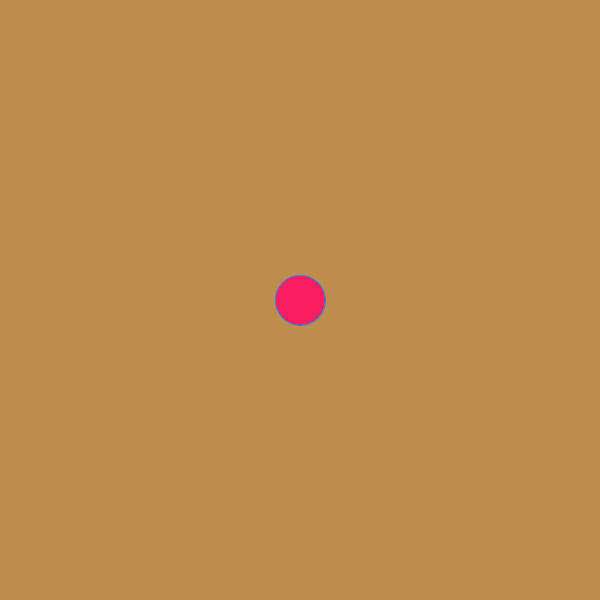
Frame 1 (no input)
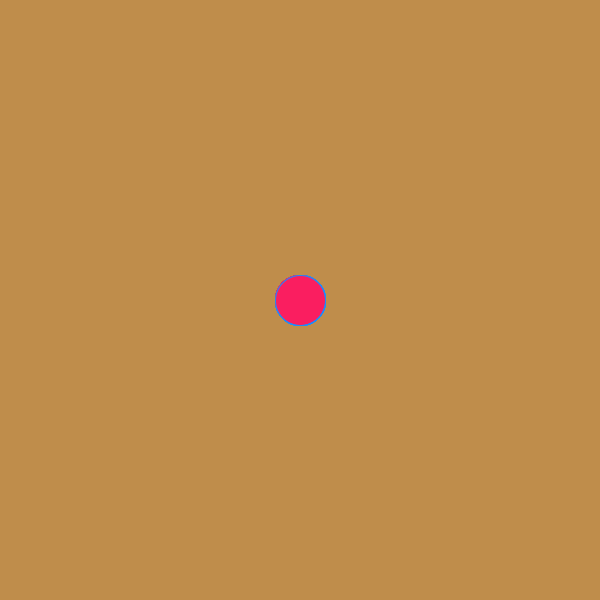
Frame 60 (the mouse pressed at the canvas centre just before this capture)
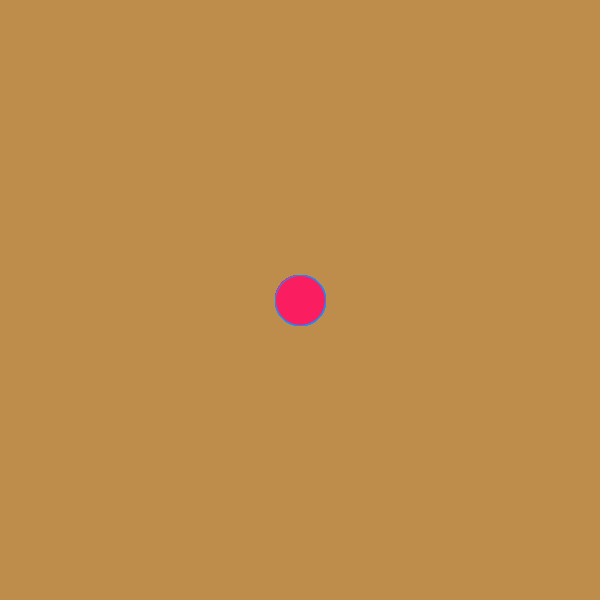
Frame 120 (the mouse held since frame 60 and released just before this capture)

The Processing sketch that drew these frames (run headless with seeded random() and noise(); from frame 60 on, the mouse is pressed at the canvas centre):

// Processing sketch: sketch_191110b
// ── sketch_191110b.pde
int x;
int y;

void setup(){
  size(600,600);
  background(#BF8D4B);
  
}

void draw(){
 fill(#FA1E60);
 stroke(#1E8AFA);
 ellipse(300,300,50,50);
  
}
